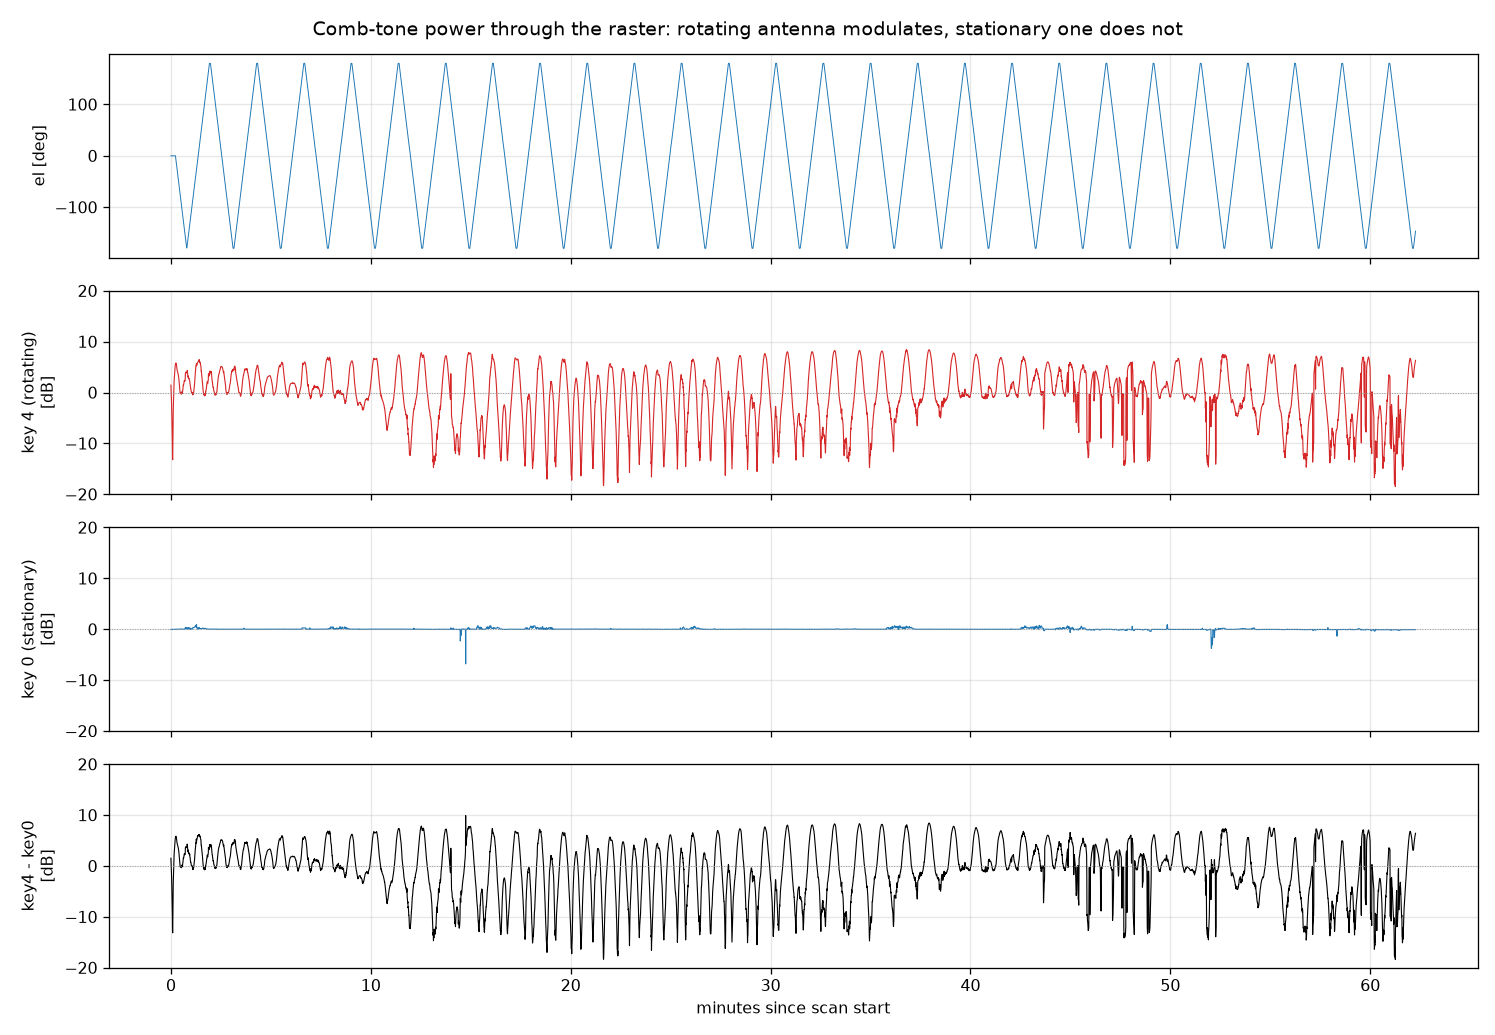

Source code (Python):
"""Fig 05: per-tone beam response. Key 4 (rotating) referenced to key 0 (stationary).

For each comb tone: tone power minus a local baseline from the two neighbouring
non-tone channel groups (removes continuum/RFI), on both keys; then key4/key0
divides out transmitter drift and any common-mode gain change."""
import numpy as np, matplotlib; matplotlib.use("Agg")
import matplotlib.pyplot as plt
from importlib.machinery import SourceFileLoader
C=SourceFileLoader("C","00_common.py").load_module()
z=C.load(); d4,tm,el,az,fr,ch=z["d"],z["tm"],z["el"],z["az"],z["fr"],z["ch"]
d0=np.load("key0_raster.npz")["d0"].astype(np.float64); d0[d0<=0]=np.nan

TONE=(ch%16)==8
tone_ch=ch[TONE & (fr>50) & (fr<200)]
print(f"{len(tone_ch)} comb tones between 50 and 200 MHz "
      f"({fr[tone_ch[0]]:.1f} .. {fr[tone_ch[-1]]:.1f} MHz, spacing {16*0.244140625:.3f} MHz)")

def tone_power(d):
    """linear tone power above local baseline, per tone, per integration"""
    out=np.full((d.shape[0],len(tone_ch)),np.nan)
    for i,c in enumerate(tone_ch):
        nb=np.r_[c-6:c-2, c+3:c+7]              # clear of the tone and its +-1 spill
        nb=nb[(nb>=0)&(nb<1024)&((nb%16)!=8)&((nb%16)!=0)]
        out[:,i]=np.nanmean(d[:,c-1:c+2],axis=1)*3 - np.nanmedian(d[:,nb],axis=1)*3
    return out

T4,T0=tone_power(d4),tone_power(d0)
T4[T4<=0]=np.nan; T0[T0<=0]=np.nan
g4,g0=C.db(np.nanmedian(T4,axis=1)),C.db(np.nanmedian(T0,axis=1))
ratio=g4-g0
for nm,v in [("key4 (rotating)",g4),("key0 (stationary)",g0),("key4 - key0",ratio)]:
    v=v[np.isfinite(v)]
    print(f"  {nm:20s} band-median tone power: pk-pk(1-99pct) {np.percentile(v,99)-np.percentile(v,1):6.2f} dB"
          f"   std {v.std():5.2f} dB")

fig,ax=plt.subplots(4,1,figsize=(13,9),sharex=True)
ax[0].plot(tm,el,lw=.6,c="C0"); ax[0].set_ylabel("el [deg]"); ax[0].grid(alpha=.3)
ax[1].plot(tm,g4-np.nanmedian(g4),lw=.7,c="C3"); ax[1].set_ylabel("key 4 (rotating)\n[dB]"); ax[1].grid(alpha=.3)
ax[2].plot(tm,g0-np.nanmedian(g0),lw=.7,c="C0"); ax[2].set_ylabel("key 0 (stationary)\n[dB]"); ax[2].grid(alpha=.3)
ax[3].plot(tm,ratio-np.nanmedian(ratio),lw=.7,c="k"); ax[3].set_ylabel("key4 - key0\n[dB]"); ax[3].grid(alpha=.3)
for a in ax[1:]: a.set_ylim(-20,20); a.axhline(0,c="0.6",lw=.6,ls=":")
ax[3].set_xlabel("minutes since scan start")
fig.suptitle("Comb-tone power through the raster: rotating antenna modulates, stationary one does not")
fig.tight_layout(); fig.savefig("05_tone_ratio.png",dpi=115)
np.savez_compressed("tone_series.npz",tone_ch=tone_ch,freq=fr[tone_ch],T4=T4,T0=T0,tm=tm,el=el,az=az)
print("saved 05_tone_ratio.png + tone_series.npz")
